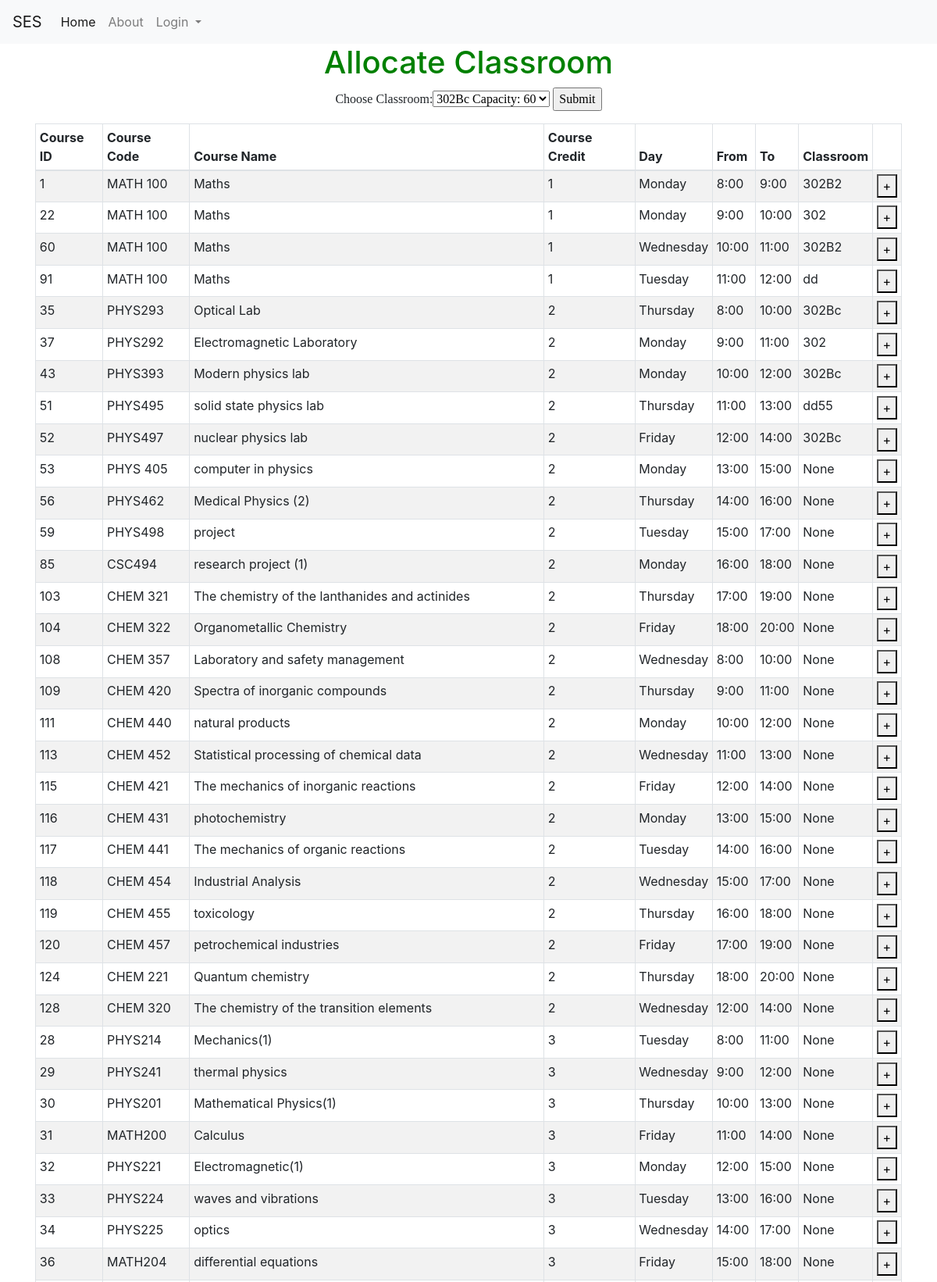
The page /allocate_classroomf (upper part) on the database its author committed.
### tables this page shows
CREATE TABLE course (course_id [int] IDENTITY (1, 1) NOT NULL PRIMARY KEY UNIQUE, course_name [nchar] (10), course_descr [nchar] (10), course_code [nchar] (10), dep_id [int], plan_id [int], level_id [int], credit INTEGER, Day_id REFERENCES Day (Day_id), fromT TIME, toT TIME, loc_id INTEGER);

CREATE TABLE Day (Day_id INTEGER PRIMARY KEY, Day_Decs CHAR);

CREATE TABLE loc (loc_id INTEGER PRIMARY KEY UNIQUE, loc_Cap INTEGER, loc_name CHAR CONSTRAINT loc_id UNIQUE ON CONFLICT IGNORE);

### allocate_classroom.py (the view)
@allocate_classroom.route('/allocate_classroomf', methods=['GET', 'POST'])
def allocate_classroomf():
    with app.app_context():
        con = sqlite3.connect("instance/db.sqlite")
        cur = con.cursor()
        cur.execute("SELECT * FROM loc")
        classroom = cur.fetchall()
        con.commit()
        cur.execute("SELECT * FROM classroom_view")
        courses = cur.fetchall()
        course_id = request.form.get('course_id')
        con.commit()
        loc_id = request.form.get('classroom')
        print("loc_idss")
        print(loc_id)
        cur.execute("UPDATE  course set loc_id = ? where course_id = ? " , (loc_id, course_id))
        con.commit()
        cur.execute("SELECT * FROM classroom_view")
        courses = cur.fetchall()
        con.commit()
        con.close()
    return render_template('allocate_classroom.html', classroom=classroom,courses=courses)

### templates/allocate_classroom.html (shortened to what this page needs)
{% extends "base.html" %}
{% block content %}
<h1>Allocate Classroom</h1>
       <form id = "c_form" method="post" action="/allocate_classroomf">
        <p style="font-family:verdana">
            Choose Classroom:<SELECT name="classroom" style="font-family:verdana" id="classroom">
            {% for j in classroom %}
                <OPTION  value={{j[0]}}>{{j[2]}} Capacity: {{j[1]}} </OPTION>
            {% endfor %}
            </SELECT>
            <input type="submit" value="Submit">
            </p>
        <table id="classcourses" class="table table-striped table-bordered table-sm"  cellspacing="0" width="100%">
            <thead>
              <tr>
                <th>Course ID</th>
                <th>Course Code</th>
                <th>Course Name</th>
                <th>Course Credit</th>
                <th>Day</th>
                <th>From</th>
                <th>To</th>
                <th>Classroom</th>
              </tr>
              </thead>
              <tbody>
               {% for row in courses %}
                      <tr>
                        <td><input type="hidden" name="title" value="{{ row[0] }}"> {{ row[0] }} </td>
                          <td>{{row[1]}}</td>
                          <td>{{row[2]}}</td>
                          <td>{{row[3]}}</td>
                          <td>{{row[4]}}</td>
                          <td>{{row[5]}}</td>
                          <td>{{row[6]}}</td>
                          <td>{{row[7]}}</td>
                          <td><button class="bi bi-plus" type="submit" value="{{ row[0] }}" name="course_id">+</button></td>
                      </tr>
                  {% endfor %}
              </tbody>
          </table>
       </form>
{% endblock %}

### templates/allocate_classroom.html (style rules this page uses)
body { text-align: center; }
h1 { color: green; }
table { border-collapse: collapse; width: 100%; }
th, td { padding: 8px; text-align: left; border-bottom: 1px solid #ddd; }

### rows shown on the page
course: course_id "1", course_code "MATH 100", course_name "Maths", credit "1", Day_Decs "Monday", fromT "8:00", toT "9:00", loc_name "302B2"
course: course_id "22", course_code "MATH 100", course_name "Maths", credit "1", Day_Decs "Monday", fromT "9:00", toT "10:00", loc_name "302"
course: course_id "60", course_code "MATH 100", course_name "Maths", credit "1", Day_Decs "Wednesday", fromT "10:00", toT "11:00", loc_name "302B2"
course: course_id "91", course_code "MATH 100", course_name "Maths", credit "1", Day_Decs "Tuesday", fromT "11:00", toT "12:00", loc_name "dd"
course: course_id "35", course_code "PHYS293", course_name "Optical Lab", credit "2", Day_Decs "Thursday", fromT "8:00", toT "10:00", loc_name "302Bc"
course: course_id "37", course_code "PHYS292", course_name "Electromagnetic Laboratory", credit "2", Day_Decs "Monday", fromT "9:00", toT "11:00", loc_name "302"
course: course_id "43", course_code "PHYS393", course_name "Modern physics lab", credit "2", Day_Decs "Monday", fromT "10:00", toT "12:00", loc_name "302Bc"
course: course_id "51", course_code "PHYS495", course_name "solid state physics lab", credit "2", Day_Decs "Thursday", fromT "11:00", toT "13:00", loc_name "dd55"
course: course_id "52", course_code "PHYS497", course_name "nuclear physics lab", credit "2", Day_Decs "Friday", fromT "12:00", toT "14:00", loc_name "302Bc"
course: course_id "53", course_code "PHYS 405", course_name "computer in physics", credit "2", Day_Decs "Monday", fromT "13:00", toT "15:00", row "None"
course: course_id "56", course_code "PHYS462", course_name "Medical Physics (2)", credit "2", Day_Decs "Thursday", fromT "14:00", toT "16:00", row "None"
course: course_id "59", course_code "PHYS498", course_name "project", credit "2", Day_Decs "Tuesday", fromT "15:00", toT "17:00", row "None"
course: course_id "85", course_code "CSC494", course_name "research project (1)", credit "2", Day_Decs "Monday", fromT "16:00", toT "18:00", row "None"
course: course_id "103", course_code "CHEM 321", course_name "The chemistry of the lanthanides and actinides", credit "2", Day_Decs "Thursday", fromT "17:00", toT "19:00", row "None"
course: course_id "104", course_code "CHEM 322", course_name "Organometallic Chemistry", credit "2", Day_Decs "Friday", fromT "18:00", toT "20:00", row "None"
course: course_id "108", course_code "CHEM 357", course_name "Laboratory and safety management", credit "2", Day_Decs "Wednesday", fromT "8:00", toT "10:00", row "None"
course: course_id "109", course_code "CHEM 420", course_name "Spectra of inorganic compounds", credit "2", Day_Decs "Thursday", fromT "9:00", toT "11:00", row "None"
course: course_id "111", course_code "CHEM 440", course_name "natural products", credit "2", Day_Decs "Monday", fromT "10:00", toT "12:00", row "None"
course: course_id "113", course_code "CHEM 452", course_name "Statistical processing of chemical data", credit "2", Day_Decs "Wednesday", fromT "11:00", toT "13:00", row "None"
course: course_id "115", course_code "CHEM 421", course_name "The mechanics of inorganic reactions", credit "2", Day_Decs "Friday", fromT "12:00", toT "14:00", row "None"
course: course_id "116", course_code "CHEM 431", course_name "photochemistry", credit "2", Day_Decs "Monday", fromT "13:00", toT "15:00", row "None"
course: course_id "117", course_code "CHEM 441", course_name "The mechanics of organic reactions", credit "2", Day_Decs "Tuesday", fromT "14:00", toT "16:00", row "None"
course: course_id "118", course_code "CHEM 454", course_name "Industrial Analysis", credit "2", Day_Decs "Wednesday", fromT "15:00", toT "17:00", row "None"
course: course_id "119", course_code "CHEM 455", course_name "toxicology", credit "2", Day_Decs "Thursday", fromT "16:00", toT "18:00", row "None"
course: course_id "120", course_code "CHEM 457", course_name "petrochemical industries", credit "2", Day_Decs "Friday", fromT "17:00", toT "19:00", row "None"
course: course_id "124", course_code "CHEM 221", course_name "Quantum chemistry", credit "2", Day_Decs "Thursday", fromT "18:00", toT "20:00", row "None"
course: course_id "128", course_code "CHEM 320", course_name "The chemistry of the transition elements", credit "2", Day_Decs "Wednesday", fromT "12:00", toT "14:00", row "None"
course: course_id "28", course_code "PHYS214", course_name "Mechanics(1)", credit "3", Day_Decs "Tuesday", fromT "8:00", toT "11:00", row "None"
course: course_id "29", course_code "PHYS241", course_name "thermal physics", credit "3", Day_Decs "Wednesday", fromT "9:00", toT "12:00", row "None"
course: course_id "30", course_code "PHYS201", course_name "Mathematical Physics(1)", credit "3", Day_Decs "Thursday", fromT "10:00", toT "13:00", row "None"
course: course_id "31", course_code "MATH200", course_name "Calculus", credit "3", Day_Decs "Friday", fromT "11:00", toT "14:00", row "None"
course: course_id "32", course_code "PHYS221", course_name "Electromagnetic(1)", credit "3", Day_Decs "Monday", fromT "12:00", toT "15:00", row "None"
course: course_id "33", course_code "PHYS224", course_name "waves and vibrations", credit "3", Day_Decs "Tuesday", fromT "13:00", toT "16:00", row "None"
course: course_id "34", course_code "PHYS225", course_name "optics", credit "3", Day_Decs "Wednesday", fromT "14:00", toT "17:00", row "None"
course: course_id "36", course_code "MATH204", course_name "differential equations", credit "3", Day_Decs "Friday", fromT "15:00", toT "18:00", row "None"

### other values the page prints
form field classroom "302Bc Capacity: 60"
